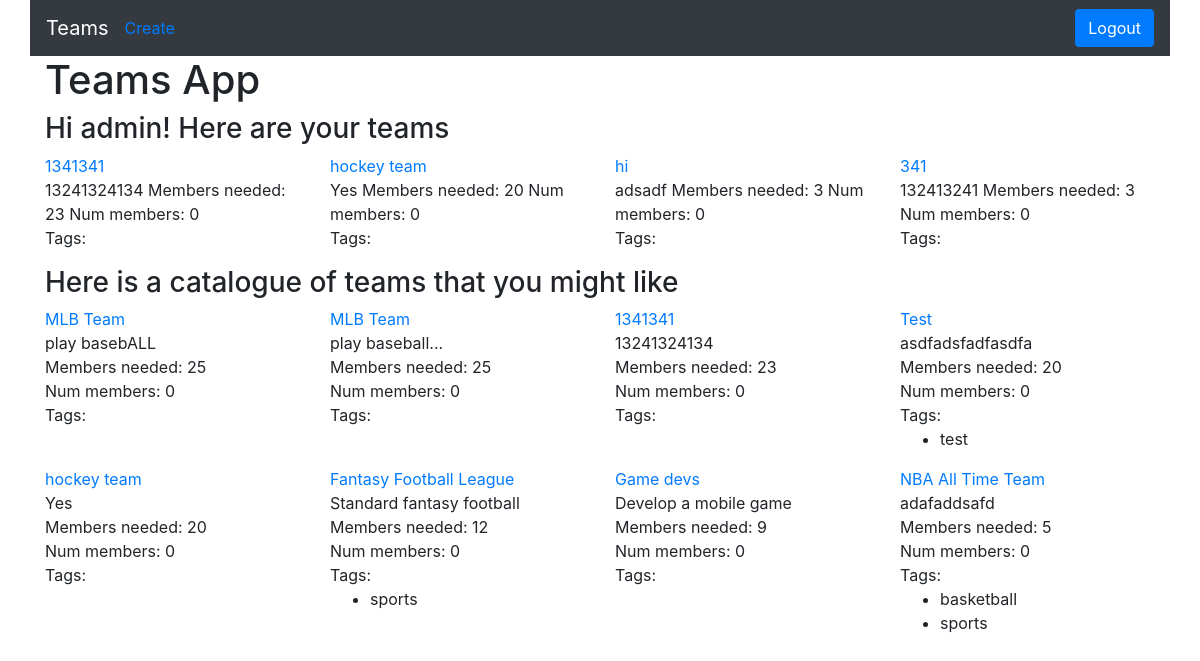
Before: /app/ (signed in) with the older database file.
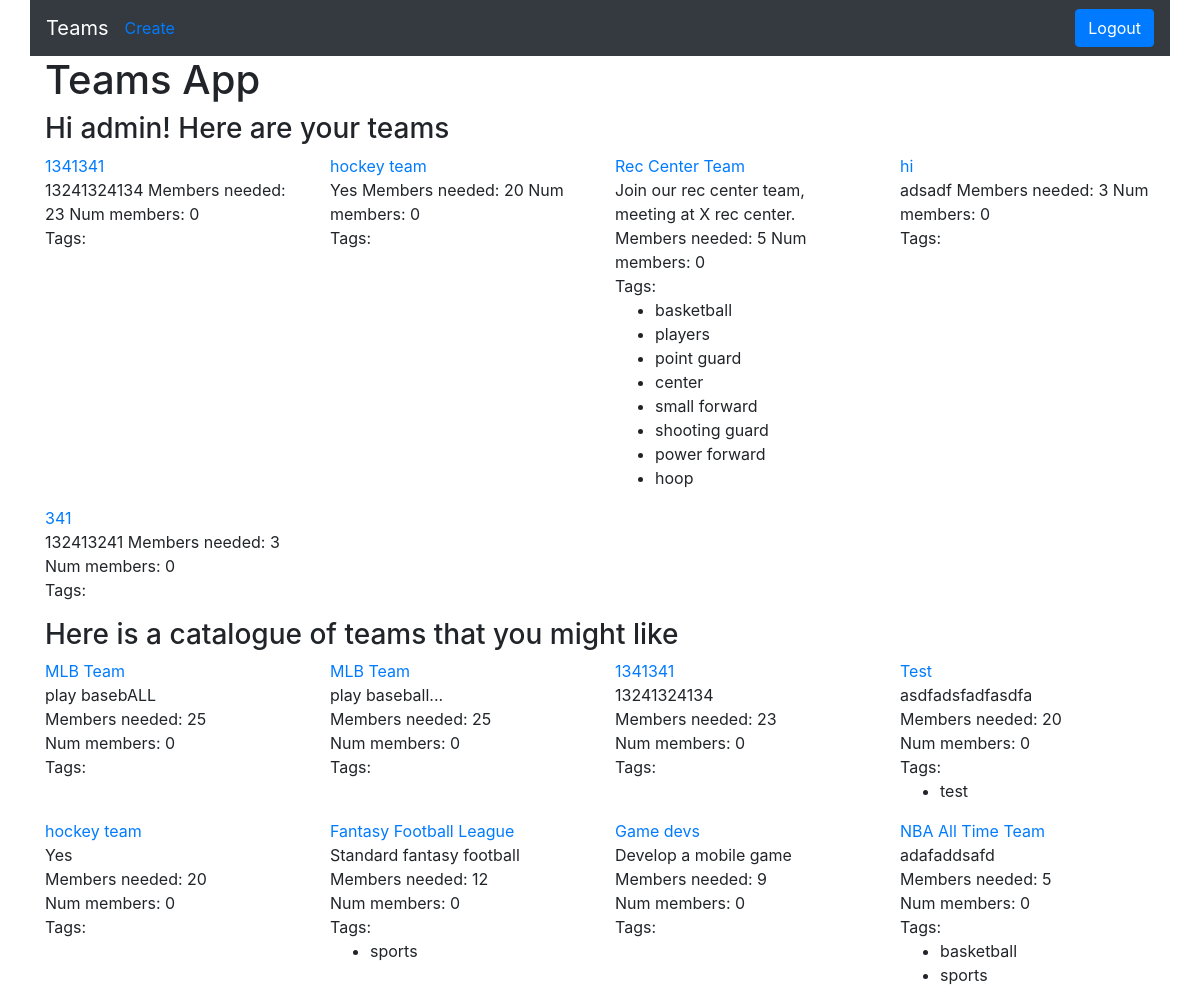
After: the same page with the newer database file.
### teamApp/models.py (models this page shows, shortened)
class Team(models.Model):
    project_name = models.CharField(max_length=64, default="Untitled")
    num_members = models.IntegerField(default=0)
    members_needed = models.IntegerField(default=0)
    project_description = models.TextField(max_length=1000)
    members = models.ManyToManyField(User)

class TeamTag(models.Model):
    name = models.CharField(max_length = 100)
    teamTagged = models.ForeignKey(Team, blank=True, on_delete=models.CASCADE)
    def __str__(self):
        return self.name

### teamApp/views.py (the view, shortened to what this page needs)
# urls.py: path('', views.IndexView.as_view(), name='index'),
class IndexView(View):
    def get(self, request):
        user = request.user
        allTeams = Team.objects.order_by("-members_needed")[:8]
        context = {
            'allTeams': allTeams,
            'user': user
        }
        if user.is_authenticated:
            context['userTeams'] = user.team_set.all().order_by("-members_needed")[:8]
        return render(request, 'teamApp/index.html', context)

### teamApp/templates/teamApp/index.html (shortened to what this page needs)
<!DOCTYPE html>
<html>
  <head>
    <link rel="stylesheet" href="https://maxcdn.bootstrapcdn.com/bootstrap/4.4.1/css/bootstrap.min.css" />
  </head>
  <body class="container">
    <div>
      <nav class="navbar row navbar-expand-sm navbar-expand-md navbar-inverse navbar-dark bg-dark">
          <a class="navbar-brand" href="{% url 'index' %}">
              <span class="logo">Teams</span>
          </a>
          <ul class="navbar-nav collapse navbar-collapse" id="collapsibleNavbar">
              {% if user.is_authenticated %}
                <li class="navbar-item navbar-link">
                  <a href="{% url 'create' %}">Create</a>
                </li>
              {% endif %}
              <li class="navbar-item ml-auto">
                  <form method="POST">
                    {% if user.is_authenticated %}
                      <button type="submit" class="btn btn-primary">Logout</button>
                    {% else %}
                      <input type="hidden" name="login" value="login"></input>
                      <button type="submit" class="btn btn-primary">Log In</button>
                    {% endif %}
                  </form>
              </li>
          </ul>
      </nav>
      <h1>Teams App</h1>
      {% if user.is_authenticated %}
      <form method="POST">
          <h3>Hi {{user.username}}! Here are your teams</h3>
          <div class="row">
            {% for team in userTeams %}
            <div class="col-md-3">
              <div class="text-primary">
                <a href="teams\{{team.id}}">{{team.project_name}}</a>
              </div>
              <div class="text">
                {{team.project_description}}
                Members needed: {{team.members_needed}}
                Num members: {{team.num_members}}
                <div>
                  Tags:
                  <ul>
                    {% for tag in team.teamtag_set.all %}
                    <li>{{tag}}</li>
                    {% endfor %}
                </div>
              </div>
            </div>
            {% endfor %}
          </div>
      </form>
      {% endif %}
      <h3>Here is a catalogue of teams that you might like</h3>
      <div class="row">
        {% for team in allTeams %}
        <div class="col-md-3">
          <div class="text-primary">
            <a href="teams\{{team.id}}">{{team.project_name}}</a>
          </div>
          <div class="text">
            {{team.project_description}}
            <br />
            Members needed: {{team.members_needed}}
            <br />
            Num members: {{team.num_members}}
            <div>
              Tags:
              <ul>
                {% for tag in team.teamtag_set.all %}
                <li>{{tag}}</li>
                {% endfor %}
            </div>
          </div>
        </div>
        {% endfor %}
      </div>
    </div>
  </body>
</html>

Changed rows visible on the page:
added Team: project_name "Rec Center Team", project_description "Join our rec center team, meeting at X rec center.", members_needed "5", num_members "0", shown under "Hi admin! Here are your teams"
added TeamTag: name "basketball", shown under "Rec Center Team"
added TeamTag: name "players", shown under "Rec Center Team"
added TeamTag: name "point guard", shown under "Rec Center Team"
added TeamTag: name "center", shown under "Rec Center Team"
added TeamTag: name "small forward", shown under "Rec Center Team"
added TeamTag: name "shooting guard", shown under "Rec Center Team"
added TeamTag: name "power forward", shown under "Rec Center Team"
added TeamTag: name "hoop", shown under "Rec Center Team"
